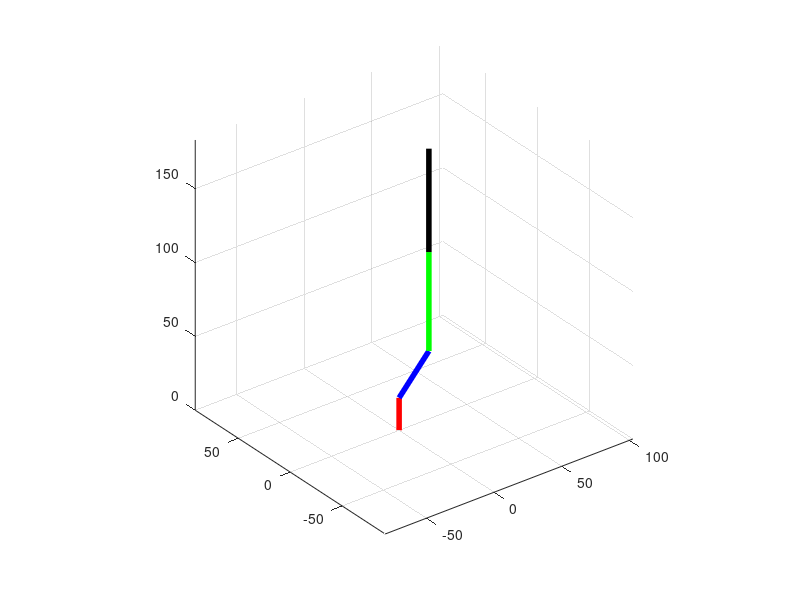

Here is the MATLAB script that generated this plot: (Note: this script raises an error after producing the figure.)
clear;
clc;
%% 
figure()
h = plot3(0,0,0);p = get(h,'Parent');
axis vis3d;grid on;
point1.x = 0   ;point1.y = 0;   point1.z = 0;
point2.x = 0   ;point2.y = 0;   point2.z = 22;
point3.x = 22  ;point3.y = 0;   point3.z = 22+24;
point4.x = 22  ;point4.y = 0;   point4.z = 22+24+67;
point5.x = 22  ;point5.y = 0;   point5.z = 22+24+67+70;
%theta1 = 0:30/100:30;
%theta2 = 0:45/100:45;
l  = line([point1.x, point2.x],[point1.y,point2.y],[point1.z,point2.z],'Color','r','LineWidth',4);
l1 = line([point2.x, point3.x],[point2.y,point3.y],[point2.z,point3.z],'Color','b','LineWidth',4);
l2 = line([point3.x, point4.x],[point3.y,point4.y],[point3.z,point4.z],'Color','g','LineWidth',4);
l3 = line([point4.x, point5.x],[point4.y,point5.y],[point4.z,point5.z],'Color','k','LineWidth',4);

theta1 = -180:1:180;      %360
theta2 = -90:1:180;      %270
theta3=  -90:1:180;      %270
theta4=  0;

for k = 1:360 
% because we have different range of angulars to make a complete circle we
% used this
if (k>250)
    if k<313
    y=250;
    end
elseif k>313
    y=250;
    z=313;
else
    y=k;
    z=k;
end
T1=RobotConv(theta1(k), 46, 0, 0);
T2=RobotConv(theta2(y), 46, 12, -90);
T3=RobotConv(theta3(z), 46, 67, 0);
T4=RobotConv(theta4,70,0,-90);

p0 = [0 0 0];
p1 = RobotPosition(T1);
p2 = RobotPosition(T1*T2);
p3 = RobotPosition(T1*T2*T3);
p4 = RobotPosition(T1*T2*T3*T4);

p1=p1+p0;
p2=p2+p1+p0;
p3=p3+p2+p1+p0;
p4=p4+p3+p2+p1+p0;

point1.x=p0(1);
point2.x=p1(1);
point3.x=p2(1);
point4.x=p3(1);
point5.x=p4(1);

point1.y=p0(2);
point2.y=p1(2);
point3.y=p2(2);
point4.y=p3(2);
point5.y=p4(2);

point1.z=p0(3);
point2.z=p1(3);
point3.z=p2(3);
point4.z=p3(3);
point5.z=p4(3);


set(l, 'ZData',[point1.z,point2.z],'YData',[point1.y,point2.y],'XData',[point1.x,point2.x]);
set(l1,'ZData',[point2.z,point3.z],'YData',[point2.y,point3.y],'XData',[point2.x,point3.x]);
set(l2,'ZData',[point3.z,point4.z],'YData',[point3.y,point4.y],'XData',[point3.x,point4.x]);
set(l3,'ZData',[point4.z,point5.z],'YData',[point4.y,point5.y],'XData',[point4.x,point5.x]);


hold on;
figure(1)
filename = 'Day02_Path.gif';
plot3(point5.x,point5.y,point5.z,'xk');
pause(0.1);

frame = getframe(1);
      im = frame2im(frame);
      [imind,cm] = rgb2ind(im,256);
      if k == 1;
          imwrite(imind,cm,filename,'gif', 'Loopcount',inf);
      else
          imwrite(imind,cm,filename,'gif','WriteMode','append');
      end

end


function P = RobotPosition(T)
    x = T(1,4);
    y = T(2,4);
    z = T(3,4);
    
    P = [x y z];
   
end

function T = RobotConv(theta,d,a,alpha)
    rad = pi/180;
    theta=theta*rad;
    alpha=alpha*rad;
    T=[cos(theta) -sin(theta) 0 a;
        sin(theta)*cos(alpha) cos(theta)*cos(alpha) -sin(alpha) -sin(alpha)*d;
        sin(theta)*sin(alpha) cos(theta)*sin(alpha) cos(alpha) cos(alpha)*d;
        0 0 0 1];

end
